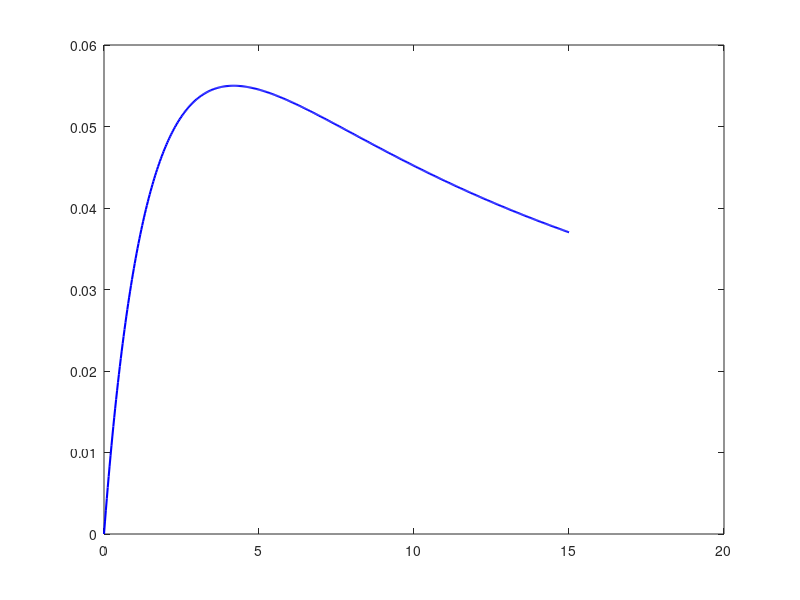

Source code (MATLAB): (Note: this script raises an error after producing the figure.)
clear; clc; close all;

rng(1);

pH = 0.5;
rho = 0.5;
tau = 5;
N = 4e5;

R = @(T) pH*(1-exp(-rho*T)) ./ (pH*(1-exp(-rho*T))/rho + (1-pH)*T + tau);
lambda = @(T) rho*pH*exp(-rho*T) ./ (pH*exp(-rho*T) + 1-pH);
Rknown = pH/(pH/rho + tau);

Tstar = fzero(@(T) R(T)-lambda(T), [0, 10]);
Rstar = R(Tstar);

% (i) Simulate 400,000 visits for each waiting time.
fprintf('   T        Measured      R(T)\n');
for T = [2, Tstar, 10]
    high = rand(N,1) < pH;
    % Exponential waiting times
    findTime = -log(rand(N,1))/rho;
    % Low patches have no food
    findTime(~high) = Inf;

    food = findTime <= T;
    visitTime = min(findTime,T) + tau;
    measured = sum(food)/sum(visitTime);

    fprintf('%7.4f     %.6f     %.6f\n', T, measured, R(T));
end

% (ii) Plot the rates and mark the optimum.
Tplot = linspace(0,15,500);
figure;
plot(Tplot, R(Tplot), 'b', 'LineWidth', 1.5);
hold on;
yline(Rknown, 'k--', 'LineWidth', 1.5);
plot(Tplot, lambda(Tplot), 'r', 'LineWidth', 1.5);
plot(Tstar, Rstar, 'ko', 'MarkerFaceColor', 'k');
text(Tstar+0.3, Rstar, sprintf('T^* = %.3f, R^* = %.5f', Tstar, Rstar), 'VerticalAlignment', 'bottom');
xlabel('Waiting time T');
ylabel('Food per unit time');
legend('$R(T)$', '$R_{\mathrm{known}}$', '$\tilde{\lambda}(T)$', '$(T^*,R^*)$', 'Interpreter', 'latex');
grid on;
